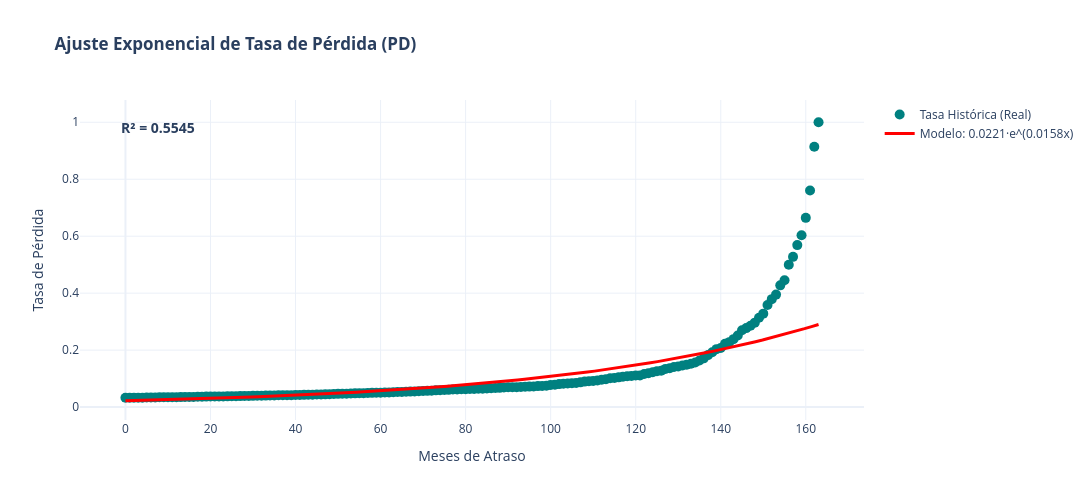
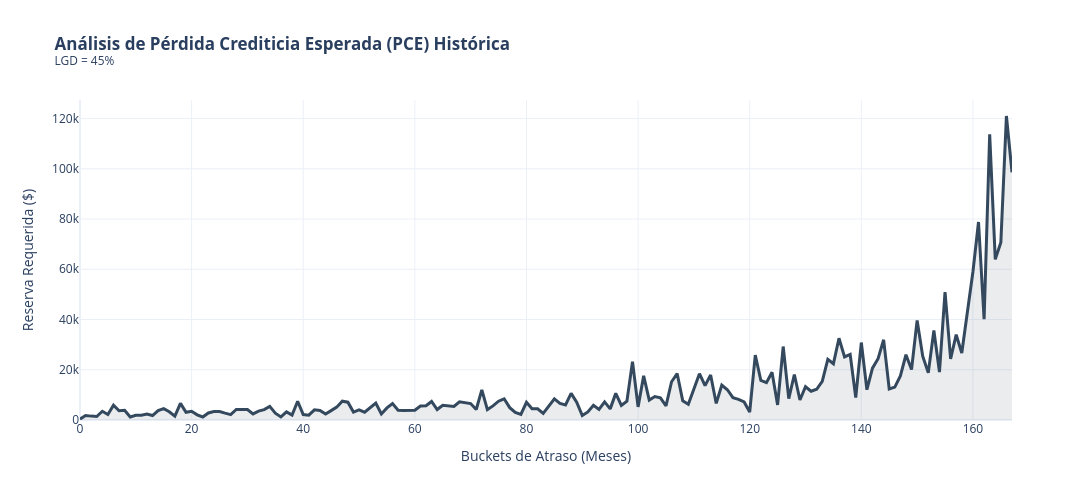
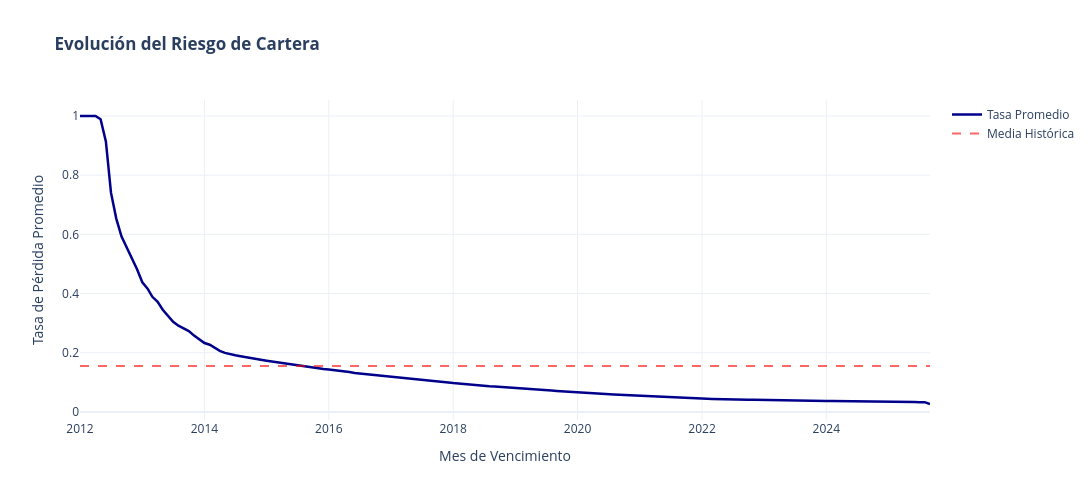
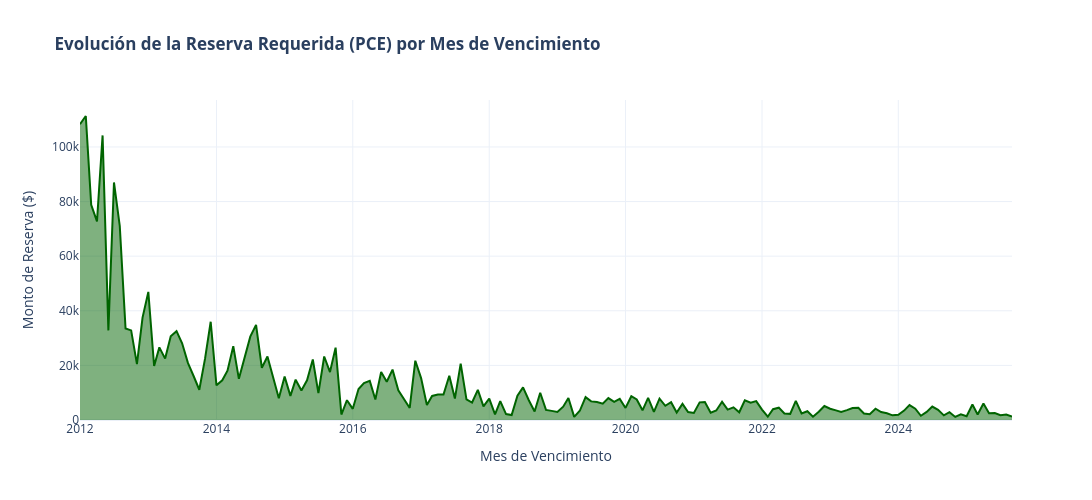

Here is the notebook cell these charts were saved with, in order:
### Code cell
# Gráfica ajuste exponencial
x_range = np.linspace(0, resumen_grafica['Meses_de_atraso'].max(), 100)
y_range = a_exp * np.exp(b_exp * x_range)

fig_ajuste = go.Figure()
fig_ajuste.add_trace(go.Scatter(x=resumen_grafica['Meses_de_atraso'], y=resumen_grafica['Tasa_historica'],
    mode='markers', name='Tasa Histórica (Real)', marker=dict(color='teal', size=10)))
fig_ajuste.add_trace(go.Scatter(x=x_range, y=y_range, mode='lines',
    name=f'Modelo: {a_exp:.4f}·e^({b_exp:.4f}x)', line=dict(color='red', width=3)))
fig_ajuste.update_layout(title='<b>Ajuste Exponencial de Tasa de Pérdida (PD)</b>',
    xaxis_title='Meses de Atraso', yaxis_title='Tasa de Pérdida',
    template='plotly_white', width=1100, height=500,
    annotations=[dict(x=0.05, y=0.95, xref='paper', yref='paper',
        text=f'<b>R² = {r2_exp:.4f}</b>', showarrow=False, font=dict(size=14))])
fig_ajuste.show()

# Gráfica PCE histórica por bucket
fig_pce_bucket = go.Figure()
fig_pce_bucket.add_trace(go.Scatter(x=resumen['Meses_de_atraso'], y=resumen['PCE_Historica'],
    name='PCE Histórica', line=dict(color='#34495e', width=3),
    fill='tozeroy', fillcolor='rgba(52,73,94,0.1)'))
fig_pce_bucket.update_layout(title='<b>Análisis de Pérdida Crediticia Esperada (PCE) Histórica</b><br><sup>LGD = 45%</sup>',
    xaxis_title='Buckets de Atraso (Meses)', yaxis_title='Reserva Requerida ($)',
    template='plotly_white', width=1100, height=500)
fig_pce_bucket.show()

# Evolución temporal de tasa promedio
serie_plot = tasas_promedio.copy()
serie_plot.index = serie_plot.index.to_timestamp()
fig_riesgo = go.Figure()
fig_riesgo.add_trace(go.Scatter(x=serie_plot.index, y=serie_plot.values,
    mode='lines', name='Tasa Promedio', line=dict(color='darkblue', width=2.5)))
fig_riesgo.add_trace(go.Scatter(x=serie_plot.index, y=[serie_plot.mean()]*len(serie_plot),
    mode='lines', name='Media Histórica', line=dict(color='red', width=2, dash='dash'), opacity=0.6))
fig_riesgo.update_layout(title='<b>Evolución del Riesgo de Cartera</b>',
    xaxis_title='Mes de Vencimiento', yaxis_title='Tasa de Pérdida Promedio',
    template='plotly_white', width=1100, height=500)
fig_riesgo.show()

# Evolución temporal PCE mensual
serie_pce_plot = pce_mensual.copy()
serie_pce_plot.index = serie_pce_plot.index.to_timestamp()
fig_pce_ts = go.Figure()
fig_pce_ts.add_trace(go.Scatter(x=serie_pce_plot.index, y=serie_pce_plot.values,
    mode='lines', name='PCE (Reserva en $)', line=dict(color='darkgreen', width=2),
    fill='tozeroy'))
fig_pce_ts.update_layout(title='<b>Evolución de la Reserva Requerida (PCE) por Mes de Vencimiento</b>',
    xaxis_title='Mes de Vencimiento', yaxis_title='Monto de Reserva ($)',
    template='plotly_white', width=1100, height=500)
fig_pce_ts.show()

### Figure 1 — Plotly figure (JSON) as saved in the notebook; plotly's stock layout.template omitted (floating-point values rounded to 4 significant figures; data arrays with more than 128 entries replaced by an {"elided": "..."} marker saying what was removed)
{"data": [{"marker": {"color": "teal", "size": 10}, "mode": "markers", "name": "Tasa Histórica (Real)", "type": "scatter", "x": {"elided": "164 int values"}, "y": {"elided": "164 float values"}}, {"line": {"color": "red", "width": 3}, "mode": "lines", "name": "Modelo: 0.0221·e^(0.0158x)", "type": "scatter", "x": [0.0, 1.646, 3.293, 4.939, 6.586, 8.232, 9.879, 11.53, 13.17, 14.82, 16.46, 18.11, 19.76, 21.4, 23.05, 24.7, 26.34, 27.99, 29.64, 31.28, 32.93, 34.58, 36.22, 37.87, 39.52, 41.16, 42.81, 44.45, 46.1, 47.75, 49.39, 51.04, 52.69, 54.33, 55.98, 57.63, 59.27, 60.92, 62.57, 64.21, 65.86, 67.51, 69.15, 70.8, 72.44, 74.09, 75.74, 77.38, 79.03, 80.68, 82.32, 83.97, 85.62, 87.26, 88.91, 90.56, 92.2, 93.85, 95.49, 97.14, 98.79, 100.4, 102.1, 103.7, 105.4, 107.0, 108.7, 110.3, 112.0, 113.6, 115.3, 116.9, 118.5, 120.2, 121.8, 123.5, 125.1, 126.8, 128.4, 130.1, 131.7, 133.4, 135.0, 136.7, 138.3, 139.9, 141.6, 143.2, 144.9, 146.5, 148.2, 149.8, 151.5, 153.1, 154.8, 156.4, 158.1, 159.7, 161.4, 163.0], "y": [0.02214, 0.02272, 0.02332, 0.02393, 0.02456, 0.02521, 0.02587, 0.02656, 0.02726, 0.02797, 0.02871, 0.02947, 0.03024, 0.03104, 0.03185, 0.03269, 0.03355, 0.03444, 0.03534, 0.03628, 0.03723, 0.03821, 0.03922, 0.04025, 0.04131, 0.0424, 0.04351, 0.04466, 0.04584, 0.04704, 0.04828, 0.04955, 0.05086, 0.0522, 0.05357, 0.05498, 0.05643, 0.05791, 0.05944, 0.061, 0.06261, 0.06426, 0.06595, 0.06769, 0.06947, 0.0713, 0.07318, 0.0751, 0.07708, 0.07911, 0.08119, 0.08333, 0.08553, 0.08778, 0.09009, 0.09246, 0.0949, 0.09739, 0.09996, 0.1026, 0.1053, 0.1081, 0.1109, 0.1138, 0.1168, 0.1199, 0.1231, 0.1263, 0.1296, 0.133, 0.1365, 0.1401, 0.1438, 0.1476, 0.1515, 0.1555, 0.1596, 0.1638, 0.1681, 0.1725, 0.1771, 0.1817, 0.1865, 0.1914, 0.1965, 0.2016, 0.2069, 0.2124, 0.218, 0.2237, 0.2296, 0.2357, 0.2419, 0.2482, 0.2548, 0.2615, 0.2684, 0.2754, 0.2827, 0.2901]}], "layout": {"annotations": [{"font": {"size": 14}, "showarrow": false, "text": "<b>R² = 0.5545</b>", "x": 0.05, "xref": "paper", "y": 0.95, "yref": "paper"}], "height": 500, "title": {"text": "<b>Ajuste Exponencial de Tasa de Pérdida (PD)</b>"}, "width": 1100, "xaxis": {"title": {"text": "Meses de Atraso"}}, "yaxis": {"title": {"text": "Tasa de Pérdida"}}}}

### Figure 2 — Plotly figure (JSON) as saved in the notebook; plotly's stock layout.template omitted (floating-point values rounded to 4 significant figures; data arrays with more than 128 entries replaced by an {"elided": "..."} marker saying what was removed)
{"data": [{"fill": "tozeroy", "fillcolor": "rgba(52,73,94,0.1)", "line": {"color": "#34495e", "width": 3}, "name": "PCE Histórica", "type": "scatter", "x": {"elided": "168 int values"}, "y": {"elided": "168 float values"}}], "layout": {"height": 500, "title": {"text": "<b>Análisis de Pérdida Crediticia Esperada (PCE) Histórica</b><br><sup>LGD = 45%</sup>"}, "width": 1100, "xaxis": {"title": {"text": "Buckets de Atraso (Meses)"}}, "yaxis": {"title": {"text": "Reserva Requerida ($)"}}}}

### Figure 3 — Plotly figure (JSON) as saved in the notebook; plotly's stock layout.template omitted (floating-point values rounded to 4 significant figures; data arrays with more than 128 entries replaced by an {"elided": "..."} marker saying what was removed)
{"data": [{"line": {"color": "darkblue", "width": 2.5}, "mode": "lines", "name": "Tasa Promedio", "type": "scatter", "x": {"elided": "165 str values"}, "y": {"elided": "165 float values"}}, {"line": {"color": "red", "dash": "dash", "width": 2}, "mode": "lines", "name": "Media Histórica", "opacity": 0.6, "type": "scatter", "x": {"elided": "165 str values"}, "y": {"elided": "165 float values"}}], "layout": {"height": 500, "title": {"text": "<b>Evolución del Riesgo de Cartera</b>"}, "width": 1100, "xaxis": {"title": {"text": "Mes de Vencimiento"}}, "yaxis": {"title": {"text": "Tasa de Pérdida Promedio"}}}}

### Figure 4 — Plotly figure (JSON) as saved in the notebook; plotly's stock layout.template omitted (floating-point values rounded to 4 significant figures; data arrays with more than 128 entries replaced by an {"elided": "..."} marker saying what was removed)
{"data": [{"fill": "tozeroy", "line": {"color": "darkgreen", "width": 2}, "mode": "lines", "name": "PCE (Reserva en $)", "type": "scatter", "x": {"elided": "165 str values"}, "y": {"elided": "165 float values"}}], "layout": {"height": 500, "title": {"text": "<b>Evolución de la Reserva Requerida (PCE) por Mes de Vencimiento</b>"}, "width": 1100, "xaxis": {"title": {"text": "Mes de Vencimiento"}}, "yaxis": {"title": {"text": "Monto de Reserva ($)"}}}}
